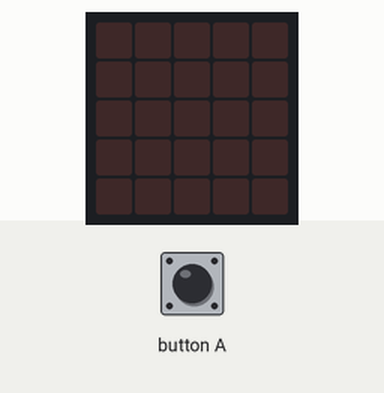
Recording of a program running on a simulated Calliope mini (MakeCode). Shown: the board's 5×5 LED display. Inputs (shaded band) come from the test bench. Random numbers come from a fixed seed.

Above: at 1.2 s.
1.3 s: button A pressed for 0.15 s
At 2.4 s:
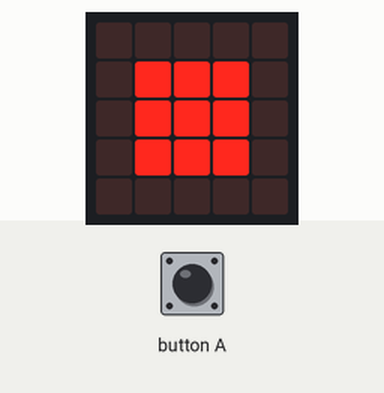
2.9 s: button A pressed for 0.15 s
At 3.7 s:
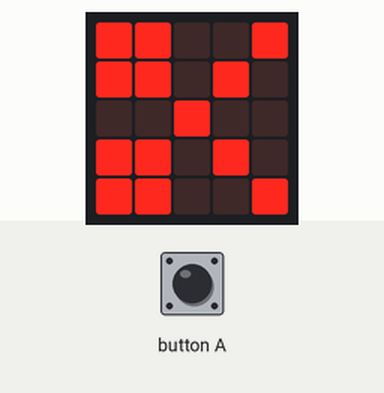
Timing chart, 0 to 5.9 s (numbered marks = the images above; inputs shaded):
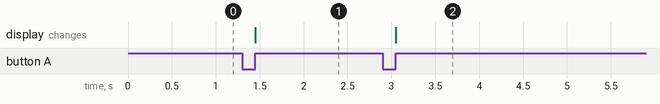

Measured:
- after the input at 1.3 s, the display: changes after 0.15 s (image 1)
- after the input at 2.9 s, the display: changes after 0.15 s (image 2)

The program:

main.ts
```typescript
let philipp = 0
input.onButtonPressed(Button.A, function () {
    philipp = randint(1, 3)
    if (philipp == 1) {
        basic.showLeds(`
            . . . . .
            . # # # .
            . # # # .
            . # # # .
            . . . . .
            `)
    }
    if (philipp == 2) {
        basic.showLeds(`
            # # . . #
            # # . # .
            . . # . .
            # # . # .
            # # . . #
            `)
    }
    if (philipp == 3) {
        basic.showLeds(`
            # # . . #
            # # . # .
            . . # . .
            # # . # .
            # # . . #
            `)
    }
})
```

test.ts
```typescript
// Hier kann man Tests durchführen; diese Datei wird nicht kompiliert, wenn dieses Paket als Erweiterung verwendet wird.
```
